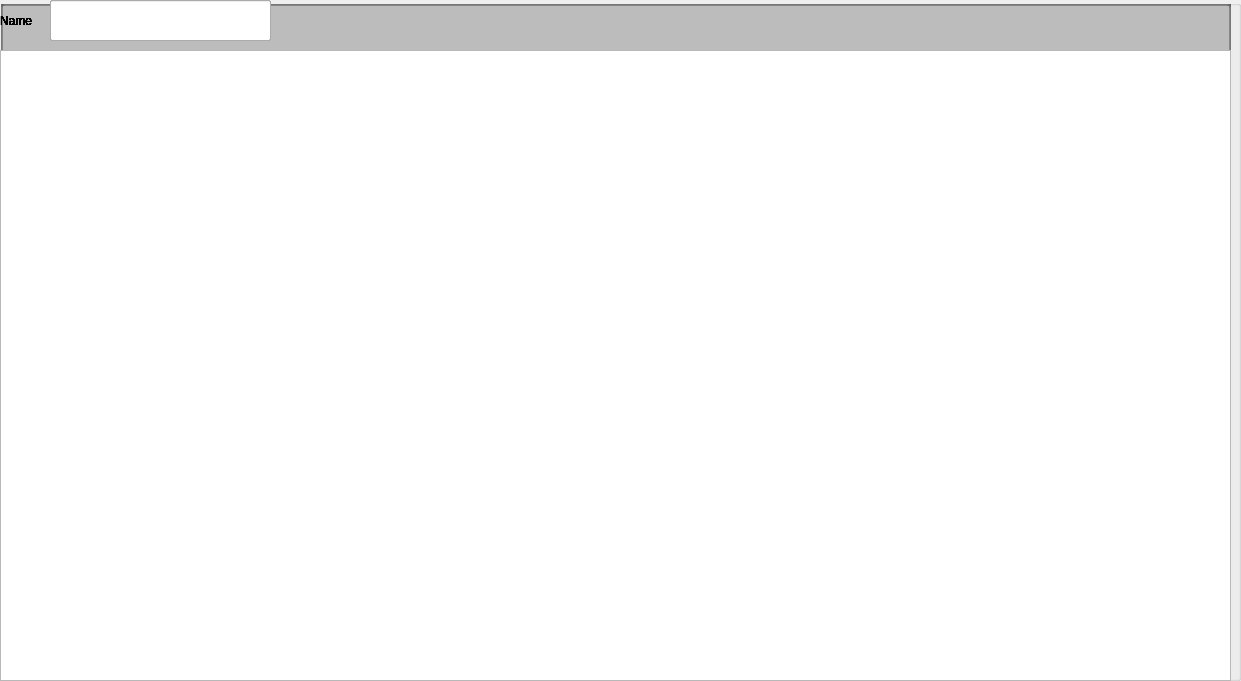
   <widget class="QGroupBox" name="groupBoxAllNotes">
    <property name="geometry">
     <rect>
      <x>100</x>
      <y>0</y>
      <width>1241</width>
      <height>681</height>
     </rect>
    </property>
    <property name="title">
     <string/>
    </property>
    <widget class="QGroupBox" name="groupBoxNote">
     <property name="geometry">
      <rect>
       <x>0</x>
       <y>0</y>
       <width>1231</width>
       <height>681</height>
      </rect>
     </property>
     <property name="title">
      <string/>
     </property>
     <widget class="QLabel" name="labelNameNote">
      <property name="geometry">
       <rect>
        <x>0</x>
        <y>0</y>
        <width>60</width>
        <height>41</height>
       </rect>
      </property>
      <property name="text">
       <string>Name</string>
      </property>
     </widget>
     <widget class="QLineEdit" name="lineEditNote">
      <property name="geometry">
       <rect>
        <x>50</x>
        <y>0</y>
        <width>221</width>
        <height>41</height>
       </rect>
      </property>
      <property name="autoFillBackground">
       <bool>false</bool>
      </property>
     </widget>
     <widget class="QTextEdit" name="textEditNote">
      <property name="geometry">
       <rect>
        <x>0</x>
        <y>50</y>
        <width>1231</width>
        <height>631</height>
       </rect>
      </property>
     </widget>
    </widget>
    <widget class="QGroupBox" name="groupBoxNote_2">
     <property name="geometry">
      <rect>
       <x>0</x>
       <y>0</y>
       <width>1231</width>
       <height>681</height>
      </rect>
     </property>
     <property name="title">
      <string/>
     </property>
     <widget class="QLabel" name="labelNameNote_2">
      <property name="geometry">
       <rect>
        <x>0</x>
        <y>0</y>
        <width>60</width>
        <height>41</height>
       </rect>
      </property>
      <property name="text">
       <string>Name</string>
      </property>
     </widget>
     <widget class="QLineEdit" name="lineEditNote_2">
      <property name="geometry">
       <rect>
        <x>50</x>
        <y>0</y>
        <width>221</width>
        <height>41</height>
       </rect>
      </property>
      <property name="autoFillBackground">
       <bool>false</bool>
      </property>
     </widget>
     <widget class="QTextEdit" name="textEditNote_2">
      <property name="geometry">
       <rect>
        <x>0</x>
        <y>50</y>
        <width>1231</width>
        <height>631</height>
       </rect>
      </property>
     </widget>
    </widget>
    <widget class="QGroupBox" name="groupBoxNote_3">
     <property name="geometry">
      <rect>
       <x>0</x>
       <y>0</y>
       <width>1231</width>
       <height>681</height>
      </rect>
     </property>
     <property name="title">
      <string/>
     </property>
     <widget class="QLabel" name="labelNameNote_3">
      <property name="geometry">
       <rect>
        <x>0</x>
        <y>0</y>
        <width>60</width>
        <height>41</height>
       </rect>
      </property>
      <property name="text">
       <string>Name</string>
      </property>
     </widget>
     <widget class="QLineEdit" name="lineEditNote_3">
      <property name="geometry">
       <rect>
        <x>50</x>
        <y>0</y>
        <width>221</width>
        <height>41</height>
       </rect>
      </property>
      <property name="autoFillBackground">
       <bool>false</bool>
      </property>
     </widget>
     <widget class="QTextEdit" name="textEditNote_3">
      <property name="geometry">
       <rect>
        <x>0</x>
        <y>50</y>
        <width>1231</width>
        <height>631</height>
       </rect>
      </property>
     </widget>
    </widget>
    <widget class="QGroupBox" name="groupBoxNote_4">
     <property name="geometry">
      <rect>
       <x>0</x>
       <y>0</y>
       <width>1231</width>
       <height>681</height>
      </rect>
     </property>
     <property name="title">
      <string/>
     </property>
     <widget class="QLabel" name="labelNameNote_4">
      <property name="geometry">
       <rect>
        <x>0</x>
        <y>0</y>
        <width>60</width>
        <height>41</height>
       </rect>
      </property>
      <property name="text">
       <string>Name</string>
      </property>
     </widget>
     <widget class="QLineEdit" name="lineEditNote_4">
      <property name="geometry">
       <rect>
        <x>50</x>
        <y>0</y>
        <width>221</width>
        <height>41</height>
       </rect>
      </property>
      <property name="autoFillBackground">
       <bool>false</bool>
      </property>
     </widget>
     <widget class="QTextEdit" name="textEditNote_4">
      <property name="geometry">
       <rect>
        <x>0</x>
        <y>50</y>
        <width>1231</width>
        <height>631</height>
       </rect>
      </property>
     </widget>
    </widget>
    <widget class="QGroupBox" name="groupBoxNote_5">
     <property name="geometry">
      <rect>
       <x>0</x>
       <y>0</y>
       <width>1231</width>
       <height>681</height>
      </rect>
     </property>
     <property name="title">
      <string/>
     </property>
     <widget class="QLabel" name="labelNameNote_5">
      <property name="geometry">
       <rect>
        <x>0</x>
        <y>0</y>
        <width>60</width>
        <height>41</height>
       </rect>
      </property>
      <property name="text">
       <string>Name</string>
      </property>
     </widget>
     <widget class="QLineEdit" name="lineEditNote_5">
      <property name="geometry">
       <rect>
        <x>50</x>
        <y>0</y>
        <width>221</width>
        <height>41</height>
       </rect>
      </property>
      <property name="autoFillBackground">
       <bool>false</bool>
      </property>
     </widget>
     <widget class="QTextEdit" name="textEditNote_5">
      <property name="geometry">
       <rect>
        <x>0</x>
        <y>50</y>
        <width>1231</width>
        <height>631</height>
       </rect>
      </property>
     </widget>
    </widget>
    <widget class="QGroupBox" name="groupBoxNote_6">
     <property name="geometry">
      <rect>
       <x>0</x>
       <y>0</y>
       <width>1231</width>
       <height>681</height>
      </rect>
     </property>
     <property name="title">
      <string/>
     </property>
     <widget class="QLabel" name="labelNameNote_6">
      <property name="geometry">
       <rect>
        <x>0</x>
        <y>0</y>
        <width>60</width>
        <height>41</height>
       </rect>
      </property>
      <property name="text">
       <string>Name</string>
      </property>
     </widget>
     <widget class="QLineEdit" name="lineEditNote_6">
      <property name="geometry">
       <rect>
        <x>50</x>
        <y>0</y>
        <width>221</width>
        <height>41</height>
       </rect>
      </property>
      <property name="autoFillBackground">
       <bool>false</bool>
      </property>
     </widget>
     <widget class="QTextEdit" name="textEditNote_6">
      <property name="geometry">
       <rect>
        <x>0</x>
        <y>50</y>
        <width>1231</width>
        <height>631</height>
       </rect>
      </property>
     </widget>
    </widget>
    <widget class="QGroupBox" name="groupBoxNote_7">
     <property name="geometry">
      <rect>
       <x>0</x>
       <y>0</y>
       <width>1231</width>
       <height>681</height>
      </rect>
     </property>
     <property name="title">
      <string/>
     </property>
     <widget class="QLabel" name="labelNameNote_10">
      <property name="geometry">
       <rect>
        <x>0</x>
        <y>0</y>
        <width>60</width>
        <height>41</height>
       </rect>
      </property>
      <property name="text">
       <string>Name</string>
      </property>
     </widget>
     <widget class="QLineEdit" name="lineEditNote_10">
      <property name="geometry">
       <rect>
        <x>50</x>
        <y>0</y>
        <width>221</width>
        <height>41</height>
       </rect>
      </property>
      <property name="autoFillBackground">
       <bool>false</bool>
      </property>
     </widget>
     <widget class="QTextEdit" name="textEditNote_10">
      <property name="geometry">
       <rect>
        <x>0</x>
        <y>50</y>
        <width>1231</width>
        <height>631</height>
       </rect>
      </property>
     </widget>
    </widget>
    <widget class="QGroupBox" name="groupBoxNote_8">
     <property name="geometry">
      <rect>
       <x>0</x>
       <y>0</y>
       <width>1231</width>
       <height>681</height>
      </rect>
     </property>
     <property name="title">
      <string/>
     </property>
     <widget class="QLabel" name="labelNameNote_11">
      <property name="geometry">
       <rect>
        <x>0</x>
        <y>0</y>
        <width>60</width>
        <height>41</height>
       </rect>
      </property>
      <property name="text">
       <string>Name</string>
      </property>
     </widget>
     <widget class="QLineEdit" name="lineEditNote_11">
      <property name="geometry">
       <rect>
        <x>50</x>
        <y>0</y>
        <width>221</width>
        <height>41</height>
       </rect>
      </property>
      <property name="autoFillBackground">
       <bool>false</bool>
      </property>
     </widget>
     <widget class="QTextEdit" name="textEditNote_11">
      <property name="geometry">
       <rect>
        <x>0</x>
        <y>50</y>
        <width>1231</width>
        <height>631</height>
       </rect>
      </property>
     </widget>
    </widget>
    <widget class="QGroupBox" name="groupBoxNote_9">
     <property name="geometry">
      <rect>
       <x>0</x>
       <y>0</y>
       <width>1231</width>
       <height>681</height>
      </rect>
     </property>
     <property name="title">
      <string/>
     </property>
     <widget class="QLabel" name="labelNameNote_12">
      <property name="geometry">
       <rect>
        <x>0</x>
        <y>0</y>
        <width>60</width>
        <height>41</height>
       </rect>
      </property>
      <property name="text">
       <string>Name</string>
      </property>
     </widget>
     <widget class="QLineEdit" name="lineEditNote_12">
      <property name="geometry">
       <rect>
        <x>50</x>
        <y>0</y>
        <width>221</width>
        <height>41</height>
       </rect>
      </property>
      <property name="autoFillBackground">
       <bool>false</bool>
      </property>
     </widget>
     <widget class="QTextEdit" name="textEditNote_12">
      <property name="geometry">
       <rect>
        <x>0</x>
        <y>50</y>
        <width>1231</width>
        <height>631</height>
       </rect>
      </property>
     </widget>
    </widget>
    <widget class="QGroupBox" name="groupBoxNote_10">
     <property name="geometry">
      <rect>
       <x>0</x>
       <y>0</y>
       <width>1231</width>
       <height>681</height>
      </rect>
     </property>
     <property name="title">
      <string/>
     </property>
     <widget class="QLabel" name="labelNameNote_13">
      <property name="geometry">
       <rect>
        <x>0</x>
        <y>0</y>
        <width>60</width>
        <height>41</height>
       </rect>
      </property>
      <property name="text">
       <string>Name</string>
      </property>
     </widget>
     <widget class="QLineEdit" name="lineEditNote_13">
      <property name="geometry">
       <rect>
        <x>50</x>
        <y>0</y>
        <width>221</width>
        <height>41</height>
       </rect>
      </property>
      <property name="autoFillBackground">
       <bool>false</bool>
      </property>
     </widget>
     <widget class="QTextEdit" name="textEditNote_13">
      <property name="geometry">
       <rect>
        <x>0</x>
        <y>50</y>
        <width>1231</width>
        <height>631</height>
       </rect>
      </property>
     </widget>
    </widget>
    <widget class="QGroupBox" name="groupBoxNote_11">
     <property name="geometry">
      <rect>
       <x>0</x>
       <y>0</y>
       <width>1231</width>
       <height>681</height>
      </rect>
     </property>
     <property name="title">
      <string/>
     </property>
     <widget class="QLabel" name="labelNameNote_14">
      <property name="geometry">
       <rect>
        <x>0</x>
        <y>0</y>
        <width>60</width>
        <height>41</height>
       </rect>
      </property>
      <property name="text">
       <string>Name</string>
      </property>
     </widget>
     <widget class="QLineEdit" name="lineEditNote_14">
      <property name="geometry">
       <rect>
        <x>50</x>
        <y>0</y>
        <width>221</width>
        <height>41</height>
       </rect>
      </property>
      <property name="autoFillBackground">
       <bool>false</bool>
      </property>
     </widget>
     <widget class="QTextEdit" name="textEditNote_14">
      <property name="geometry">
       <rect>
        <x>0</x>
        <y>50</y>
        <width>1231</width>
        <height>631</height>
       </rect>
      </property>
     </widget>
    </widget>
    <widget class="QGroupBox" name="groupBoxNote_12">
     <property name="geometry">
      <rect>
       <x>0</x>
       <y>0</y>
       <width>1231</width>
       <height>681</height>
      </rect>
     </property>
     <property name="title">
      <string/>
     </property>
     <widget class="QLabel" name="labelNameNote_15">
      <property name="geometry">
       <rect>
        <x>0</x>
        <y>0</y>
        <width>60</width>
        <height>41</height>
       </rect>
      </property>
      <property name="text">
       <string>Name</string>
      </property>
     </widget>
     <widget class="QLineEdit" name="lineEditNote_15">
      <property name="geometry">
       <rect>
        <x>50</x>
        <y>0</y>
        <width>221</width>
        <height>41</height>
       </rect>
      </property>
      <property name="autoFillBackground">
       <bool>false</bool>
      </property>
     </widget>
     <widget class="QTextEdit" name="textEditNote_15">
      <property name="geometry">
       <rect>
        <x>0</x>
        <y>50</y>
        <width>1231</width>
        <height>631</height>
       </rect>
      </property>
     </widget>
    </widget>
    <widget class="QGroupBox" name="groupBoxNote_13">
     <property name="geometry">
      <rect>
       <x>0</x>
       <y>0</y>
       <width>1231</width>
       <height>681</height>
      </rect>
     </property>
     <property name="title">
      <string/>
     </property>
     <widget class="QLabel" name="labelNameNote_17">
      <property name="geometry">
       <rect>
        <x>0</x>
        <y>0</y>
        <width>60</width>
        <height>41</height>
       </rect>
      </property>
      <property name="text">
       <string>Name</string>
      </property>
     </widget>
     <widget class="QLineEdit" name="lineEditNote_17">
      <property name="geometry">
       <rect>
        <x>50</x>
        <y>0</y>
        <width>221</width>
        <height>41</height>
       </rect>
      </property>
      <property name="autoFillBackground">
       <bool>false</bool>
      </property>
     </widget>
     <widget class="QTextEdit" name="textEditNote_17">
      <property name="geometry">
       <rect>
        <x>0</x>
        <y>50</y>
        <width>1231</width>
        <height>631</height>
       </rect>
      </property>
     </widget>
    </widget>
    <widget class="QGroupBox" name="groupBoxNote_14">
     <property name="geometry">
      <rect>
       <x>0</x>
       <y>0</y>
       <width>1231</width>
       <height>681</height>
      </rect>
     </property>
     <property name="title">
      <string/>
     </property>
     <widget class="QLabel" name="labelNameNote_18">
      <property name="geometry">
       <rect>
        <x>0</x>
        <y>0</y>
        <width>60</width>
        <height>41</height>
       </rect>
      </property>
      <property name="text">
       <string>Name</string>
      </property>
     </widget>
     <widget class="QLineEdit" name="lineEditNote_18">
      <property name="geometry">
       <rect>
        <x>50</x>
        <y>0</y>
        <width>221</width>
        <height>41</height>
       </rect>
      </property>
      <property name="autoFillBackground">
       <bool>false</bool>
      </property>
     </widget>
     <widget class="QTextEdit" name="textEditNote_18">
      <property name="geometry">
       <rect>
        <x>0</x>
        <y>50</y>
        <width>1231</width>
        <height>631</height>
       </rect>
      </property>
     </widget>
    </widget>
    <widget class="QGroupBox" name="groupBoxNote_15">
     <property name="geometry">
      <rect>
       <x>0</x>
       <y>0</y>
       <width>1231</width>
       <height>681</height>
      </rect>
     </property>
     <property name="title">
      <string/>
     </property>
     <widget class="QLabel" name="labelNameNote_20">
      <property name="geometry">
       <rect>
        <x>0</x>
        <y>0</y>
        <width>60</width>
        <height>41</height>
       </rect>
      </property>
      <property name="text">
       <string>Name</string>
      </property>
     </widget>
     <widget class="QLineEdit" name="lineEditNote_20">
      <property name="geometry">
       <rect>
        <x>50</x>
        <y>0</y>
        <width>221</width>
        <height>41</height>
       </rect>
      </property>
      <property name="autoFillBackground">
       <bool>false</bool>
      </property>
     </widget>
     <widget class="QTextEdit" name="textEditNote_20">
      <property name="geometry">
       <rect>
        <x>0</x>
        <y>50</y>
        <width>1231</width>
        <height>631</height>
       </rect>
      </property>
     </widget>
    </widget>
    <widget class="QGroupBox" name="groupBoxNote_16">
     <property name="geometry">
      <rect>
       <x>0</x>
       <y>0</y>
       <width>1231</width>
       <height>681</height>
      </rect>
     </property>
     <property name="title">
      <string/>
     </property>
     <widget class="QLabel" name="labelNameNote_21">
      <property name="geometry">
       <rect>
        <x>0</x>
        <y>0</y>
        <width>60</width>
        <height>41</height>
       </rect>
      </property>
      <property name="text">
       <string>Name</string>
      </property>
     </widget>
     <widget class="QLineEdit" name="lineEditNote_21">
      <property name="geometry">
       <rect>
        <x>50</x>
        <y>0</y>
        <width>221</width>
        <height>41</height>
       </rect>
      </property>
      <property name="autoFillBackground">
       <bool>false</bool>
      </property>
     </widget>
     <widget class="QTextEdit" name="textEditNote_21">
      <property name="geometry">
       <rect>
        <x>0</x>
        <y>50</y>
        <width>1231</width>
        <height>631</height>
       </rect>
      </property>
     </widget>
    </widget>
    <widget class="QGroupBox" name="groupBoxNote_17">
     <property name="geometry">
      <rect>
       <x>0</x>
       <y>0</y>
       <width>1231</width>
       <height>681</height>
      </rect>
     </property>
     <property name="title">
      <string/>
     </property>
     <widget class="QLabel" name="labelNameNote_22">
      <property name="geometry">
       <rect>
        <x>0</x>
        <y>0</y>
        <width>60</width>
        <height>41</height>
       </rect>
      </property>
      <property name="text">
       <string>Name</string>
      </property>
     </widget>
     <widget class="QLineEdit" name="lineEditNote_22">
      <property name="geometry">
       <rect>
        <x>50</x>
        <y>0</y>
        <width>221</width>
        <height>41</height>
       </rect>
      </property>
      <property name="autoFillBackground">
       <bool>false</bool>
      </property>
     </widget>
     <widget class="QTextEdit" name="textEditNote_22">
      <property name="geometry">
       <rect>
        <x>0</x>
        <y>50</y>
        <width>1231</width>
        <height>631</height>
       </rect>
      </property>
     </widget>
    </widget>
    <widget class="QGroupBox" name="groupBoxNote_18">
     <property name="geometry">
      <rect>
       <x>0</x>
       <y>0</y>
       <width>1231</width>
       <height>681</height>
      </rect>
     </property>
     <property name="title">
      <string/>
     </property>
     <widget class="QLabel" name="labelNameNote_23">
      <property name="geometry">
       <rect>
        <x>0</x>
        <y>0</y>
        <width>60</width>
        <height>41</height>
       </rect>
      </property>
      <property name="text">
       <string>Name</string>
      </property>
     </widget>
     <widget class="QLineEdit" name="lineEditNote_23">
      <property name="geometry">
       <rect>
        <x>50</x>
        <y>0</y>
        <width>221</width>
        <height>41</height>
       </rect>
      </property>
      <property name="autoFillBackground">
       <bool>false</bool>
      </property>
     </widget>
     <widget class="QTextEdit" name="textEditNote_23">
      <property name="geometry">
       <rect>
        <x>0</x>
        <y>50</y>
        <width>1231</width>
        <height>631</height>
       </rect>
      </property>
     </widget>
    </widget>
    <widget class="QGroupBox" name="groupBoxNote_19">
     <property name="geometry">
      <rect>
       <x>0</x>
       <y>0</y>
       <width>1231</width>
       <height>681</height>
      </rect>
     </property>
     <property name="title">
      <string/>
     </property>
     <widget class="QLabel" name="labelNameNote_24">
      <property name="geometry">
       <rect>
        <x>0</x>
        <y>0</y>
        <width>60</width>
        <height>41</height>
       </rect>
      </property>
      <property name="text">
       <string>Name</string>
      </property>
     </widget>
     <widget class="QLineEdit" name="lineEditNote_24">
      <property name="geometry">
       <rect>
        <x>50</x>
        <y>0</y>
        <width>221</width>
        <height>41</height>
       </rect>
      </property>
      <property name="autoFillBackground">
       <bool>false</bool>
      </property>
     </widget>
     <widget class="QTextEdit" name="textEditNote_24">
      <property name="geometry">
       <rect>
        <x>0</x>
        <y>50</y>
        <width>1231</width>
        <height>631</height>
       </rect>
      </property>
     </widget>
    </widget>
    <widget class="QGroupBox" name="groupBoxNote_20">
     <property name="geometry">
      <rect>
       <x>0</x>
       <y>0</y>
       <width>1231</width>
       <height>681</height>
      </rect>
     </property>
     <property name="title">
      <string/>
     </property>
     <widget class="QLabel" name="labelNameNote_25">
      <property name="geometry">
       <rect>
        <x>0</x>
        <y>0</y>
        <width>60</width>
        <height>41</height>
       </rect>
      </property>
      <property name="text">
       <string>Name</string>
      </property>
     </widget>
     <widget class="QLineEdit" name="lineEditNote_25">
      <property name="geometry">
       <rect>
        <x>50</x>
        <y>0</y>
        <width>221</width>
        <height>41</height>
       </rect>
      </property>
      <property name="autoFillBackground">
       <bool>false</bool>
      </property>
     </widget>
     <widget class="QTextEdit" name="textEditNote_25">
      <property name="geometry">
       <rect>
        <x>0</x>
        <y>50</y>
        <width>1231</width>
        <height>631</height>
       </rect>
      </property>
     </widget>
    </widget>
    <zorder>groupBoxNote_2</zorder>
    <zorder>groupBoxNote_3</zorder>
    <zorder>groupBoxNote_4</zorder>
    <zorder>groupBoxNote_5</zorder>
    <zorder>groupBoxNote_6</zorder>
    <zorder>groupBoxNote_7</zorder>
    <zorder>groupBoxNote_8</zorder>
    <zorder>groupBoxNote_9</zorder>
    <zorder>groupBoxNote_10</zorder>
    <zorder>groupBoxNote_11</zorder>
    <zorder>groupBoxNote_12</zorder>
    <zorder>groupBoxNote_13</zorder>
    <zorder>groupBoxNote_14</zorder>
    <zorder>groupBoxNote_15</zorder>
    <zorder>groupBoxNote_16</zorder>
    <zorder>groupBoxNote_17</zorder>
    <zorder>groupBoxNote_18</zorder>
    <zorder>groupBoxNote_19</zorder>
    <zorder>groupBoxNote_20</zorder>
    <zorder>groupBoxNote</zorder>
   </widget>
